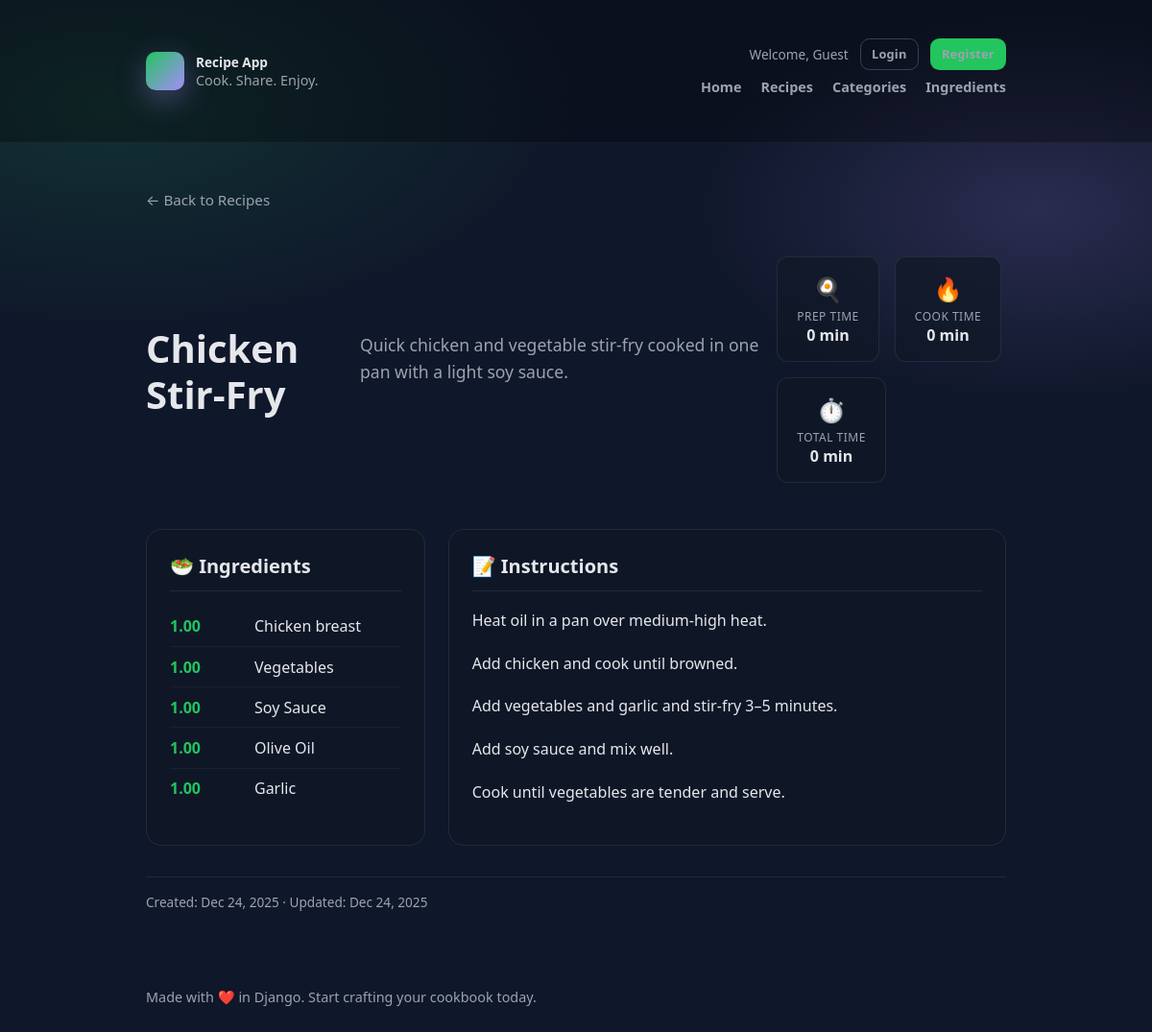
Before: /recipes/5/ with the older database file.
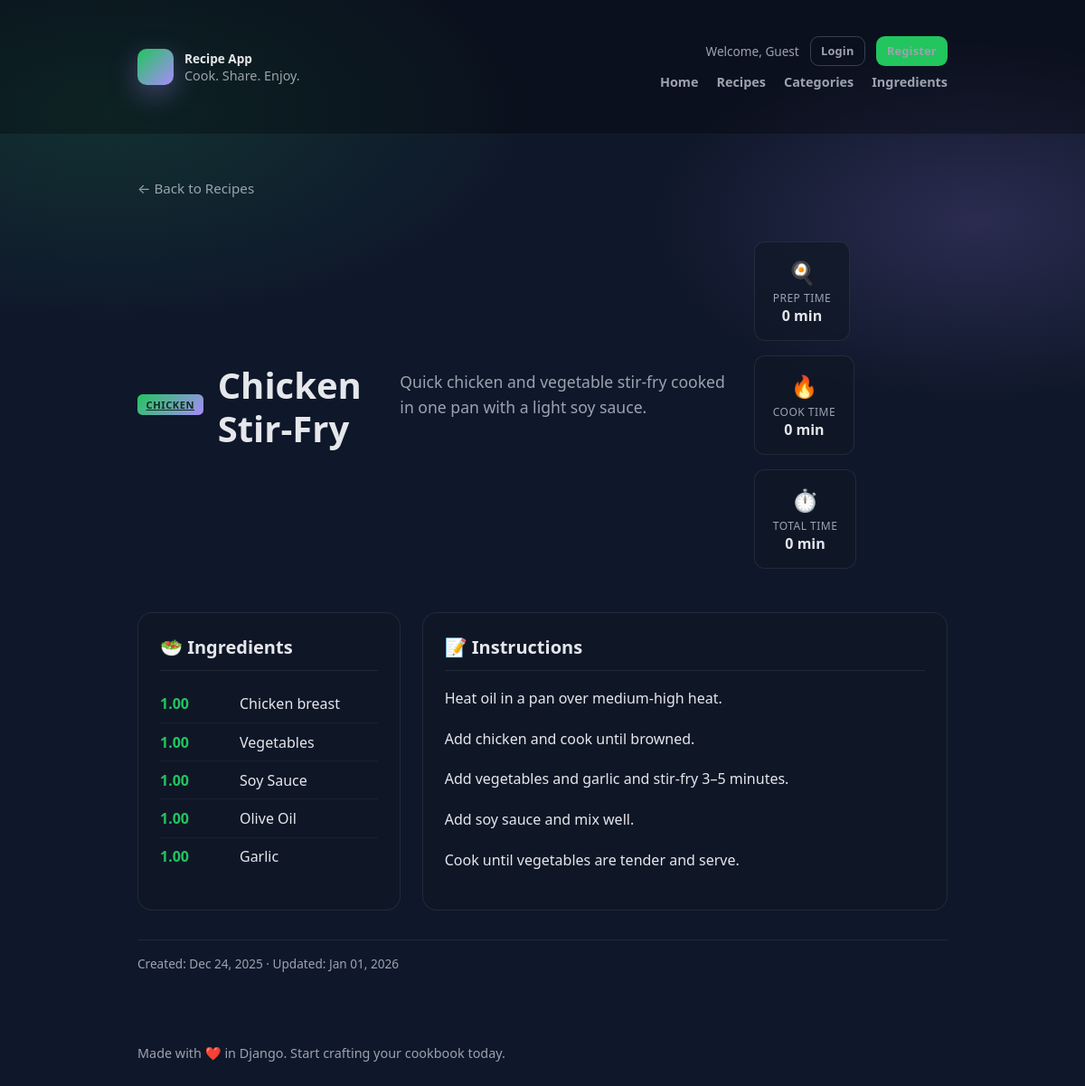
After: the same page with the newer database file.
### recipes/models.py (models this page shows, shortened)
class Recipe(models.Model):
	title = models.CharField(max_length=200)
	description = models.TextField(blank=True)
	instructions = models.TextField()
	author = models.ForeignKey(
		settings.AUTH_USER_MODEL, on_delete=models.SET_NULL, null=True, blank=True
	)
	category = models.ForeignKey(
		'categories.Category', on_delete=models.SET_NULL, null=True, blank=True, related_name='recipes'
	)
	prep_time_minutes = models.PositiveIntegerField(default=0)
	cook_time_minutes = models.PositiveIntegerField(default=0)
	created_at = models.DateTimeField(auto_now_add=True)
	updated_at = models.DateTimeField(auto_now=True)

### categories/models.py (models this page shows, shortened)
class Category(models.Model):
	name = models.CharField(max_length=100, unique=True)
	slug = models.SlugField(max_length=120, unique=True)
	created_at = models.DateTimeField(auto_now_add=True)

### recipes/views.py (the view)
# urls.py: path('recipes/<int:pk>/', views.recipe_detail, name='recipe_detail'),
def recipe_detail(request, pk):
	recipe = get_object_or_404(
		Recipe.objects.select_related('category', 'author')
		.prefetch_related('recipe_ingredients__ingredient'),
		pk=pk
	)
	total_time = recipe.prep_time_minutes + recipe.cook_time_minutes
	context = {
		'recipe': recipe,
		'total_time': total_time,
	}
	return render(request, 'recipes/recipe_detail.html', context)

### recipes/templates/recipes/recipe_detail.html (shortened to what the changed rows need)
<!DOCTYPE html>
<html lang="en">
<head>
  {% load static %}
  <link rel="stylesheet" href="{% static 'recipes/css/style.css' %}">
</head>
<body>
  <div class="container">
    <article class="recipe-detail">
      <header class="recipe-detail-header">
        {% if recipe.category %}
          <a href="{% url 'recipes:recipe_list' %}?category={{ recipe.category.slug }}" class="category-badge">{{ recipe.category.name }}</a>
        {% endif %}
        <h1>{{ recipe.title }}</h1>
        {% if recipe.description %}
          <p class="recipe-detail-desc">{{ recipe.description }}</p>
        {% endif %}
        <div class="recipe-detail-meta">
          <div class="meta-card">
            <span class="meta-icon">🍳</span>
            <span class="meta-label">Prep Time</span>
            <span class="meta-value">{{ recipe.prep_time_minutes }} min</span>
          </div>
          <div class="meta-card">
            <span class="meta-icon">🔥</span>
            <span class="meta-label">Cook Time</span>
            <span class="meta-value">{{ recipe.cook_time_minutes }} min</span>
          </div>
          <div class="meta-card">
          </div>
        </div>
      </header>
      <div class="recipe-detail-body">
        <section class="recipe-section panel">
          <h2>🥗 Ingredients</h2>
        </section>
        <section class="recipe-section panel">
          <h2>📝 Instructions</h2>
          <div class="instructions-content">
            {{ recipe.instructions|linebreaks }}
          </div>
        </section>
      </div>
      <footer class="recipe-detail-footer">
        <p class="recipe-dates">
          Created: {{ recipe.created_at|date:"M d, Y" }}
          {% if recipe.updated_at != recipe.created_at %}
            · Updated: {{ recipe.updated_at|date:"M d, Y" }}
          {% endif %}
        </p>
      </footer>
    </article>
  </div>
</body>
</html>

Changed rows visible on the page:
changed Recipe "Chicken Stir-Fry": category_id empty → 1 (drawn); category.name (not shown) → "CHICKEN"; updated_at "Dec 24, 2025" → "Jan 01, 2026"
